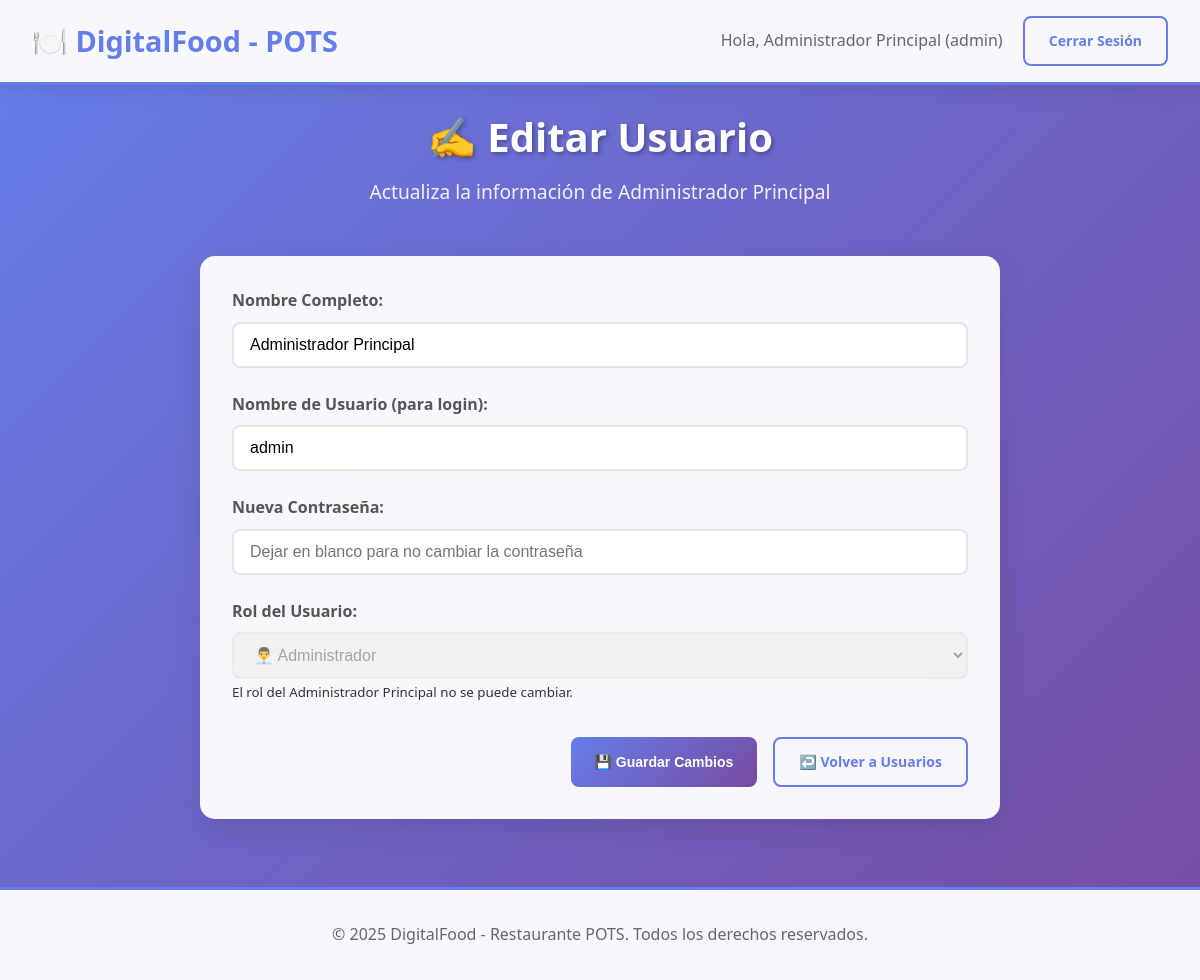
Screenshot of /admin/usuarios/editar/1 (signed in) with the database file from the repository.
### app.py (models this page shows, shortened)
class User(db.Model):
    id = db.Column(db.Integer, primary_key=True)
    username = db.Column(db.String(80), unique=True, nullable=False)
    password_hash = db.Column(db.String(120), nullable=False)
    rol = db.Column(db.String(20), nullable=False)
    nombre = db.Column(db.String(100), nullable=False)

### app.py (the view, shortened to what this page needs)
@app.route('/admin/usuarios/editar/<int:id>', methods=['GET', 'POST'])
def editar_usuario(id):
    if 'rol' not in session or session['rol'] != 'admin':
        flash('Acceso no autorizado.', 'danger')
        return redirect(url_for('login'))
    usuario = User.query.get_or_404(id)
    return render_template('editar_usuario.html', usuario=usuario)

### templates/editar_usuario.html (shortened to what this page needs)
{% extends "base.html" %}
{% block content %}
<div class="dashboard-header">
    <h2>✍️ Editar Usuario</h2>
    <p>Actualiza la información de {{ usuario.nombre }}</p>
</div>
<div class="form-container">
    <form method="POST" action="{{ url_for('editar_usuario', id=usuario.id) }}" class="product-form">
        <div class="form-group">
            <label for="nombre">Nombre Completo:</label>
            <input type="text" id="nombre" name="nombre" required class="form-input"
                   value="{{ usuario.nombre }}">
        </div>
        <div class="form-group">
            <label for="username">Nombre de Usuario (para login):</label>
            <input type="text" id="username" name="username" required class="form-input"
                   value="{{ usuario.username }}">
        </div>
        <div class="form-group">
            <label for="password">Nueva Contraseña:</label>
            <input type="password" id="password" name="password" class="form-input"
                   placeholder="Dejar en blanco para no cambiar la contraseña">
        </div>
        <div class="form-group">
            <label for="rol">Rol del Usuario:</label>
            <select id="rol" name="rol" required class="form-input" {% if usuario.id == 1 %}disabled{% endif %}>
                <option value="admin" {% if usuario.rol == 'admin' %}selected{% endif %}>👨‍💼 Administrador</option>
            </select>
            {% if usuario.id == 1 %}
            <small>El rol del Administrador Principal no se puede cambiar.</small>
            {% endif %}
        </div>
        <div class="form-actions">
            <button type="submit" class="btn btn-primary">💾 Guardar Cambios</button>
            <a href="{{ url_for('listar_usuarios') }}" class="btn btn-outline">↩️ Volver a Usuarios</a>
        </div>
    </form>
</div>
{% endblock %}

### templates/base.html (shortened to what this page needs)
<!DOCTYPE html>
<html lang="es">
<head>
   <link rel="stylesheet" href="{{ url_for('static', filename='css/estilos.css') }}">
</head>
<body>
    <header>
        <nav class="navbar">
            <div class="nav-brand">
                <h1>🍽️ DigitalFood - POTS</h1>
            </div>
            <div class="nav-links">
                {% if session.user_id %}
                    <span class="user-info">Hola, {{ session.nombre }} ({{ session.rol }})</span>
                    <a href="{{ url_for('logout') }}" class="btn btn-outline">Cerrar Sesión</a>
                {% endif %}
            </div>
        </nav>
    </header>
    <main class="container">
        {% block content %}{% endblock %}
    </main>
    <footer>
        <div class="footer-content">
            <p>&copy; 2025 DigitalFood - Restaurante POTS. Todos los derechos reservados.</p>
        </div>
    </footer>
</body>
</html>

### static/css/estilos.css (style rules this page uses)
* { margin: 0; padding: 0; box-sizing: border-box; }
body { font-family: 'Segoe UI', Tahoma, Geneva, Verdana, sans-serif; background: linear-gradient(135deg, #667eea 0%, #764ba2 100%); min-height: 100vh; color: #333; line-height: 1.6; }
.container { max-width: 1200px; margin: 0 auto; padding: 20px; min-height: 80vh; }
.navbar { background: rgba(255, 255, 255, 0.95); backdrop-filter: blur(10px); padding: 1rem 2rem; display: flex; justify-content: space-between; align-items: center; box-shadow: 0 2px 20px rgba(0, 0, 0, 0.1); border-bottom: 3px solid #667eea; }
.nav-brand h1 { color: #667eea; font-size: 1.8rem; font-weight: 700; }
.user-info { color: #666; margin-right: 1rem; font-weight: 500; }
.btn { padding: 12px 24px; border: none; border-radius: 8px; font-size: 14px; font-weight: 600; cursor: pointer; text-decoration: none; display: inline-block; transition: all 0.3s ease; text-align: center; }
.btn-primary { background: linear-gradient(135deg, #667eea, #764ba2); color: white; }
.btn-outline { background: transparent; border: 2px solid #667eea; color: #667eea; }
.form-group { margin-bottom: 1.5rem; }
.form-group label { display: block; margin-bottom: 0.5rem; font-weight: 600; color: #555; }
.form-input { width: 100%; padding: 12px 16px; border: 2px solid #e1e5e9; border-radius: 8px; font-size: 16px; transition: all 0.3s ease; }
.dashboard-header { text-align: center; margin-bottom: 3rem; color: white; }
.dashboard-header h2 { font-size: 2.5rem; margin-bottom: 0.5rem; text-shadow: 2px 2px 4px rgba(0, 0, 0, 0.3); }
.dashboard-header p { font-size: 1.2rem; opacity: 0.9; }
.form-container { background: rgba(255, 255, 255, 0.95); padding: 2rem; border-radius: 15px; box-shadow: 0 10px 30px rgba(0, 0, 0, 0.1); max-width: 800px; margin: 0 auto; }
.form-actions { display: flex; gap: 1rem; justify-content: flex-end; margin-top: 2rem; }
footer { background: rgba(255, 255, 255, 0.95); text-align: center; padding: 2rem; margin-top: 3rem; border-top: 3px solid #667eea; }
.footer-content p { color: #666; font-weight: 500; }

### rows the page displays
User: nombre "Administrador Principal", username "admin", rol "👨‍💼 Administrador"

### other values shown
{{ session.rol }} "admin"
